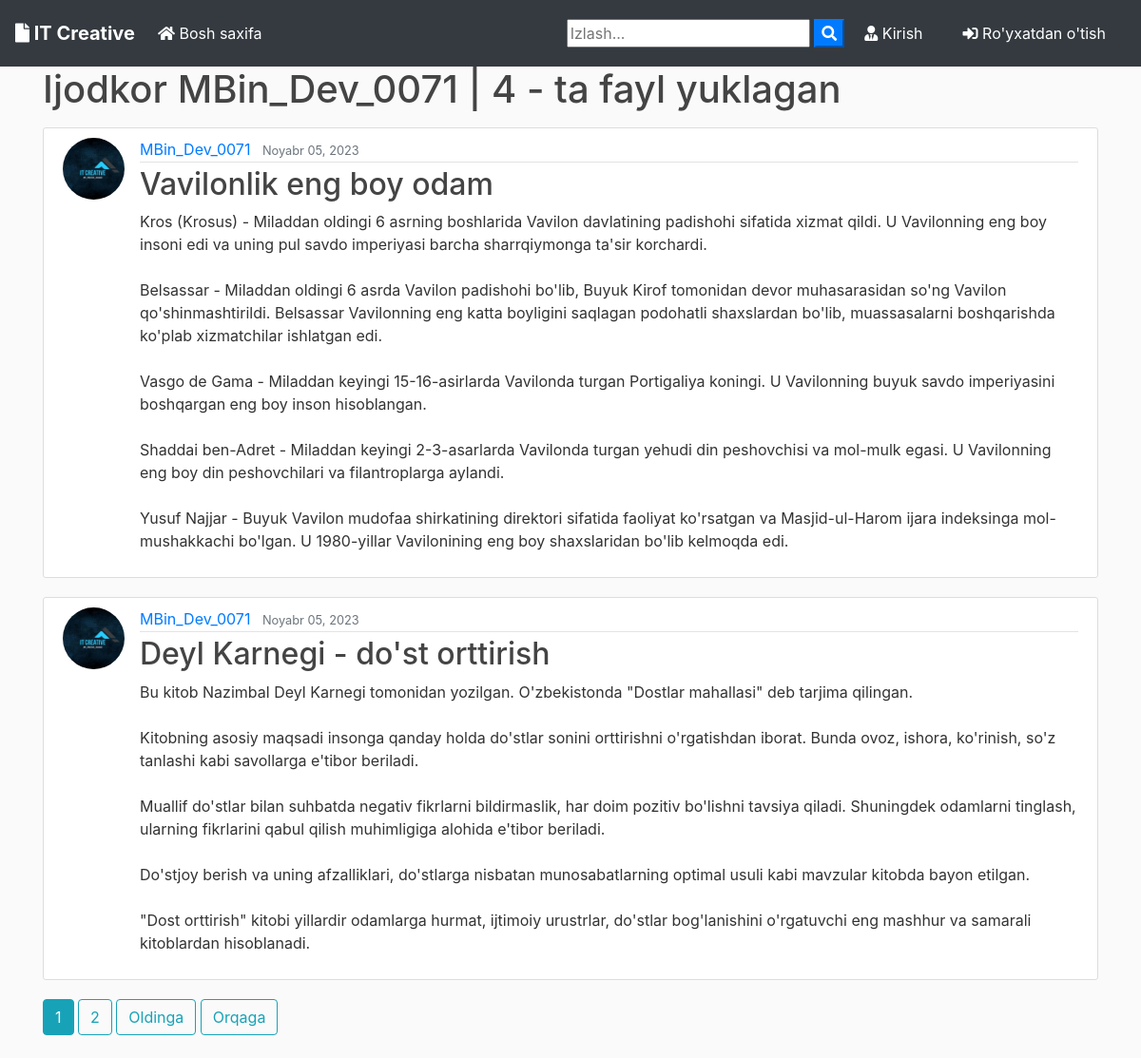
Page /user/MBin_Dev_0071 on the earlier database version.
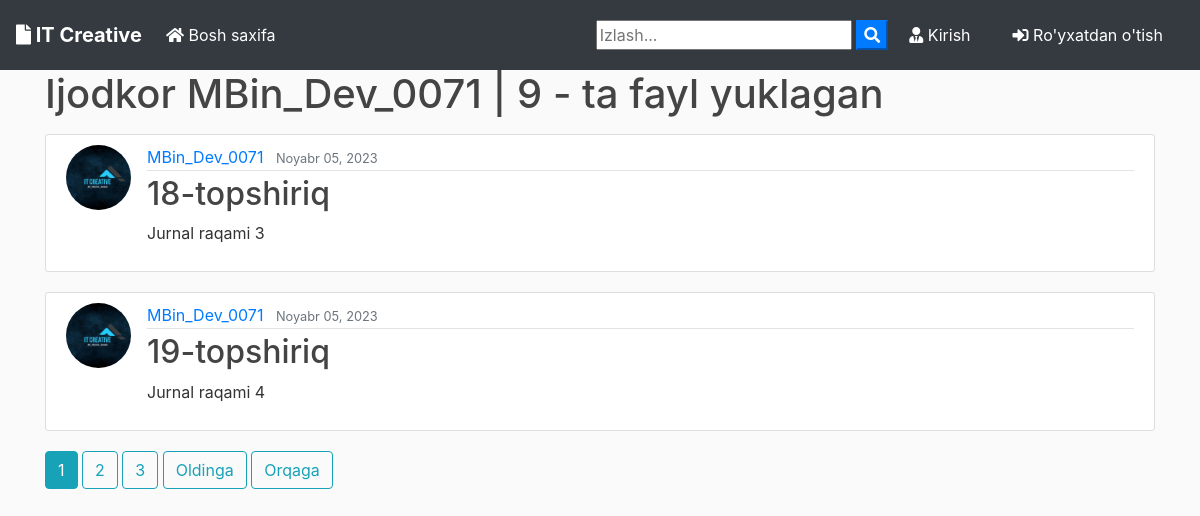
Same page on the later database version.
### blog/models.py (models this page shows, shortened)
class Post(models.Model):
	title = models.CharField(max_length=100)
	file = models.FileField(null=True,blank=True,upload_to='File nomi')
	content = models.TextField()
	date_posted = models.DateTimeField(default=timezone.now)
	author = models.ForeignKey(User, on_delete=models.CASCADE)

### users/models.py (models this page shows, shortened)
class Profile(models.Model):
    user = models.OneToOneField(User, on_delete=models.CASCADE)
    image = models.ImageField(default='default.jpg', upload_to='profile_pics')

### blog/views.py (the view)
# urls.py: path('user/<str:username>', UserPostListView.as_view(), name='user-posts'),
class UserPostListView(ListView):
    model = Post
    template_name = 'blog/user_posts.html'  # <app>/<model>_<viewtype>.html
    context_object_name = 'posts'
    paginate_by = 2
    def get_queryset(self):
        user = get_object_or_404(User, username=self.kwargs.get('username'))
        return Post.objects.filter(author=user).order_by('-date_posted')

### blog/templates/blog/user_posts.html (shortened to what this page needs)
{% extends "blog/base.html" %}
{% block content %}
    <h1 class="mb-3">Ijodkor {{ view.kwargs.username }} |  {{ page_obj.paginator.count }} - ta fayl yuklagan</h1>
    {% for post in posts %}
        <article class="media content-section">
          <img class="rounded-circle article-img" src="{{ post.author.profile.image.url }}">
          <div class="media-body">
            <div class="article-metadata">
              <a class="mr-2" href="{% url 'user-posts' post.author.username %}">{{ post.author }}</a>
              <small class="text-muted">{{ post.date_posted|date:"F d, Y" }}</small>
            </div>
            <h2><a class="article-title" href="{% url 'post-detail' post.id %}">{{ post.title }}</a></h2>
            <p class="article-content">{{ post.content }}</p>
          </div>
        </article>
    {% endfor %}
    {% if is_paginated %}
      {% for num in page_obj.paginator.page_range %}
        {% if page_obj.number == num %}
          <a class="btn btn-info mb-4" href="?page={{ num }}">{{ num }}</a>
        {% elif num > page_obj.number|add:'-3' and num < page_obj.number|add:'3' %}
          <a class="btn btn-outline-info mb-4" href="?page={{ num }}">{{ num }}</a>
        {% endif %}
      {% endfor %}
      {% if page_obj.has_next %}
        <a class="btn btn-outline-info mb-4" href="?page={{ page_obj.next_page_number }}">Oldinga </a>
        <a class="btn btn-outline-info mb-4" href="?page={{ page_obj.paginator.num_pages }}">Orqaga</a>
      {% endif %}
    {% endif %}
{% endblock content %}

Differences in the rows shown:
removed Post: author.profile.image (picture), author "MBin_Dev_0071", date_posted "Noyabr 05, 2023", title "Vavilonlik eng boy odam", content "Kros (Krosus) - Miladdan oldingi 6 asrning boshlarida Vavilon davlatining padishohi sifatida xizmat qildi. U Vavilonning eng boy insoni edi va uning pul savdo imperiyasi barcha sharrqiymonga ta'sir korchardi. Belsassar - Miladdan oldingi 6 asrda Vavilon padishohi bo'lib, Buyuk Kirof tomonidan devor muhasarasidan so'ng Vavilon qo'shinmashtirildi. Belsassar Vavilonning eng katta boyligini saqlagan podohatli shaxslardan bo'lib, muassasalarni boshqarishda ko'plab xizmatchilar ishlatgan edi. Vasgo de Gama - Miladdan keyingi 15-16-asirlarda Vavilonda turgan Portigaliya koningi. U Vavilonning buyuk savdo imperiyasini boshqargan eng boy inson hisoblangan. Shaddai ben-Adret - Miladdan keyingi…"
removed Post: author.profile.image (picture), author "MBin_Dev_0071", date_posted "Noyabr 05, 2023", title "Deyl Karnegi - do'st orttirish", content "Bu kitob Nazimbal Deyl Karnegi tomonidan yozilgan. O'zbekistonda \"Dostlar mahallasi\" deb tarjima qilingan. Kitobning asosiy maqsadi insonga qanday holda do'stlar sonini orttirishni o'rgatishdan iborat. Bunda ovoz, ishora, ko'rinish, so'z tanlashi kabi savollarga e'tibor beriladi. Muallif do'stlar bilan suhbatda negativ fikrlarni bildirmaslik, har doim pozitiv bo'lishni tavsiya qiladi. Shuningdek odamlarni tinglash, ularning fikrlarini qabul qilish muhimligiga alohida e'tibor beriladi. Do'stjoy berish va uning afzalliklari, do'stlarga nisbatan munosabatlarning optimal usuli kabi mavzular kitobda bayon etilgan. \"Dost orttirish\" kitobi yillardir odamlarga hurmat, ijtimoiy urustrlar, do'stlar…"
added Post: author.profile.image (picture), author "MBin_Dev_0071", date_posted "Noyabr 05, 2023", title "18-topshiriq", content "Jurnal raqami 3"
added Post: author.profile.image (picture), author "MBin_Dev_0071", date_posted "Noyabr 05, 2023", title "19-topshiriq", content "Jurnal raqami 4"
Other differences:
{{ page_obj.paginator.count }}: "4" → "9"
new list line: "3"
